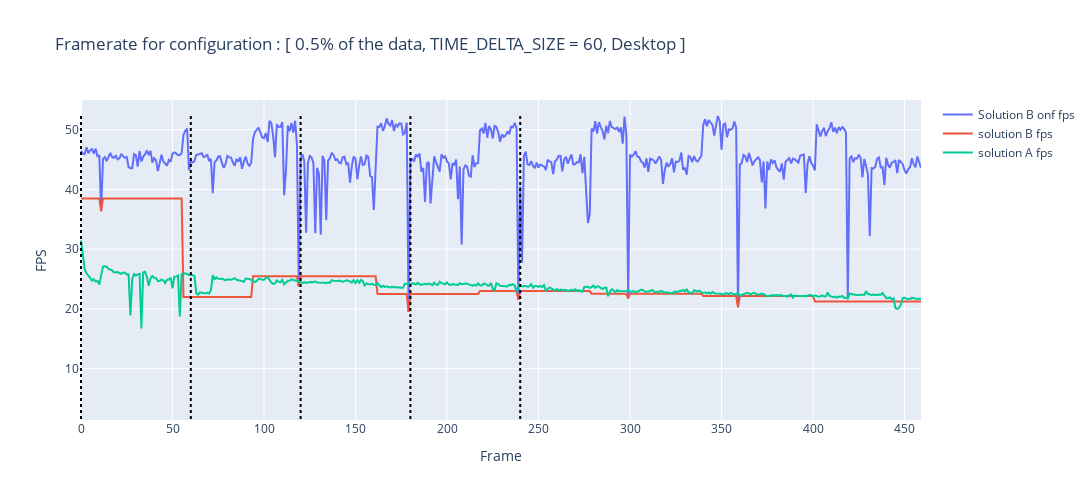

The code cell stored with this chart in its notebook:
### Code cell
import plotly.graph_objects as go 

# Read the pickle file 

# Create traces 

trace1 = go.Scatter( 
x=list(range(len(fps_recordA))), 
y=fps_recordA, 
mode='lines', 
name='solution A fps' 
) 

trace2 = go.Scatter( 
x=list(range(len(fps_record))), 
y=fps_record, 
mode='lines', 
name='solution B fps' 
) 

trace3 = go.Scatter( 
x=list(range(len(onf_record))), 
y=onf_record, 
mode='lines', 
name='Solution B onf fps' 
) 
# Create layout 

layout = go.Layout( 
title='Framerate for configuration : [ 0.5% of the data, TIME_DELTA_SIZE = 60, Desktop ]', 
xaxis=dict(title='Frame'), 
yaxis=dict(title='FPS'), 
width=1500, # Equivalent to figsize (20, 5) in matplotlib 
height=500, 
shapes=[
        # Vertical lines at every multiple of 50
        dict(
            type="line",
            x0=x,
            x1=x,
            y0=min(min(flattened_list), min(onf_record), min(fps_record)),
            y1=max(max(flattened_list), max(onf_record), max(fps_record)),
            line=dict(
                color="black",
                width=2,
                dash="dot",
            ),
        ) for x in range(0, len(flattened_list), 60)
    ]

) 


# Create figure and add traces 
fig = go.Figure(data=[trace3, trace2, trace1], layout=layout) 

# Show the plot 
fig.show()

### Figure 1 — Plotly figure (JSON) as saved in the notebook; plotly's stock layout.template omitted (floating-point values rounded to 4 significant figures; data arrays with more than 128 entries replaced by an {"elided": "..."} marker saying what was removed)
{"data": [{"mode": "lines", "name": "Solution B onf fps", "type": "scatter", "x": {"elided": "460 int values"}, "y": {"elided": "460 float values"}}, {"mode": "lines", "name": "solution B fps", "type": "scatter", "x": {"elided": "460 int values"}, "y": {"elided": "460 float values"}}, {"mode": "lines", "name": "solution A fps", "type": "scatter", "x": {"elided": "460 int values"}, "y": {"elided": "460 float values"}}], "layout": {"height": 500, "shapes": [{"line": {"color": "black", "dash": "dot", "width": 2}, "type": "line", "x0": 0, "x1": 0, "y0": 1.558, "y1": 52.3}, {"line": {"color": "black", "dash": "dot", "width": 2}, "type": "line", "x0": 60, "x1": 60, "y0": 1.558, "y1": 52.3}, {"line": {"color": "black", "dash": "dot", "width": 2}, "type": "line", "x0": 120, "x1": 120, "y0": 1.558, "y1": 52.3}, {"line": {"color": "black", "dash": "dot", "width": 2}, "type": "line", "x0": 180, "x1": 180, "y0": 1.558, "y1": 52.3}, {"line": {"color": "black", "dash": "dot", "width": 2}, "type": "line", "x0": 240, "x1": 240, "y0": 1.558, "y1": 52.3}], "title": {"text": "Framerate for configuration : [ 0.5% of the data, TIME_DELTA_SIZE = 60, Desktop ]"}, "width": 1500, "xaxis": {"title": {"text": "Frame"}}, "yaxis": {"title": {"text": "FPS"}}}}
